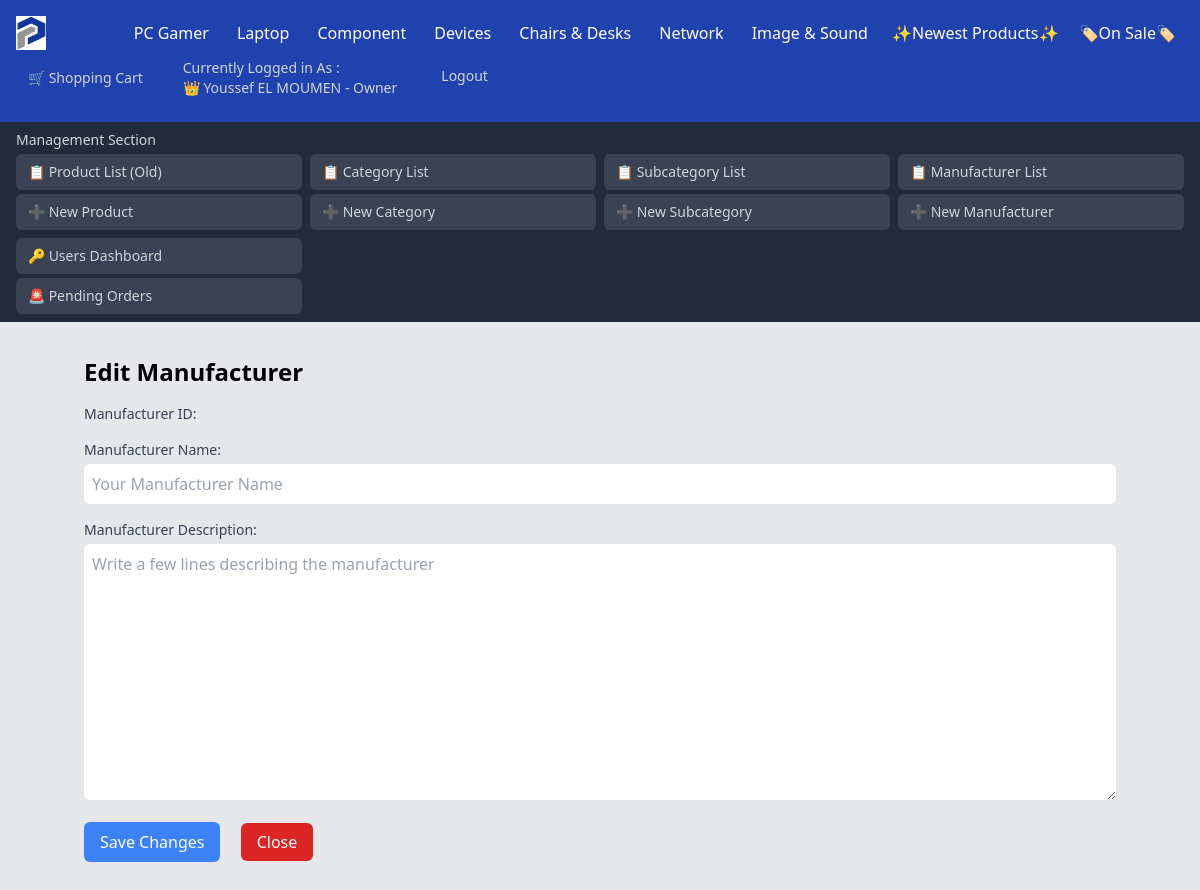
The page /Manufacturer/Manufacturers_Modify.php (signed in) on the database its author committed.
### tables this page shows
CREATE TABLE `categories` (
  `Category_ID` int NOT NULL AUTO_INCREMENT,
  `Category_Name` varchar(100) DEFAULT 'Unspecified',
  `Category_Desc` varchar(2000) DEFAULT NULL,
  PRIMARY KEY (`Category_ID`),
  UNIQUE KEY `UC_Category_Name` (`Category_Name`),
  UNIQUE KEY `Category_Name` (`Category_Name`)
);

CREATE TABLE `users` (
  `User_ID` int NOT NULL AUTO_INCREMENT,
  `User_Username` varchar(255) DEFAULT NULL,
  `User_FirstName` varchar(255) DEFAULT NULL,
  `User_LastName` varchar(255) DEFAULT NULL,
  `User_Phone` varchar(255) DEFAULT NULL,
  `User_Country` varchar(255) DEFAULT NULL,
  `User_Address` varchar(255) DEFAULT NULL,
  `User_Email` varchar(255) DEFAULT NULL,
  `User_Password` varchar(255) DEFAULT NULL,
  `User_RegisterationDate` timestamp NULL DEFAULT CURRENT_TIMESTAMP,
  `User_Role` enum('Owner','Admin','Client') NOT NULL DEFAULT 'Client',
  `Account_Status` varchar(255) DEFAULT 'Unlocked',
  PRIMARY KEY (`User_ID`),
  UNIQUE KEY `User_Username` (`User_Username`)
);

### Manufacturer/Manufacturers_Modify.php (the view, shortened to what this page needs)
<!DOCTYPE html>
<html lang="en">
<head>
    <?php
    include_once ("../DB_Connexion.php");
    $User_ID = $_SESSION['User_ID'];
    $query = "SELECT User_Role, User_Username , User_FirstName , User_LastName FROM Users WHERE User_ID = :User_ID";
    $pdostmt = $connexion->prepare($query);
    $pdostmt->execute([':User_ID' => $User_ID]);
    if ($User = $pdostmt->fetch(PDO::FETCH_ASSOC)) {
        $User_Role = $User['User_Role'];
        $User_FullName = $User['User_FirstName'] . ' ' . $User['User_LastName'];
    }
    $Categories = "SELECT Category_ID, Category_Name FROM Categories ORDER BY Category_ID ASC";
    $pdoCategories = $connexion->prepare($Categories);
    $pdoCategories->execute();
    $Categories = $pdoCategories->fetchAll(PDO::FETCH_ASSOC);
    ?>
</head>
<body class="bg-gray-200">
    <nav class="bg-blue-800 text-white">
        <div class="flex flex-wrap justify-between items-center p-4">
            <a href=".././"><img src="../Logo.png" alt="Logo" id="Logo"></a>
            <div class="flex grid-cols-4 gap-1">
                <?php foreach ($Categories as $Category): ?>
                    <?php if ($Category['Category_Name'] !== 'Unspecified'):
                        ?>
                        <div class="relative category">
                            <a href=".././?id=<?php echo $Category['Category_ID'] ?>&Type=Category&Name=<?php echo str_replace(' ', '', $Category['Category_Name']) ?>"
                                class="px-3 py-2 hover:bg-gray-700"><?php echo $Category['Category_Name']; ?></a>
                        </div>
                    <?php endif; ?>
                <?php endforeach; ?>
                <div><a href="./../?Status=New" class="px-2 py-2 hover:bg-yellow-700">✨Newest Products✨</a></div>
                <div><a href="./../?Status=Discount" class="px-2 py-2 hover:bg-yellow-700">🏷️On Sale🏷️</a></div>
            </div>
            <div class="flex space-x-4">
                <?php if (isset($_SESSION['User_ID'])):
                    if ($User_Role === 'Owner') {
                        $Emoji = '👑';
                    } elseif ($User_Role === 'Admin') {
                        $Emoji = '👨‍💼';
                    } else {
                        $Emoji = '💼';
                    }
                    ?>
                    <a href="../User/User_ShoppingCart.php"
                        class="flex items-center text-gray-300 hover:bg-green-700 px-3 py-2 rounded-md text-sm font-medium">
                        🛒 Shopping Cart
                    </a>
                    <a class="text-gray-300 hover:bg-blue-700 px-3 py-2 rounded-md text-sm font-medium"
                        href="User_Modify.php?id=<?php echo $User_ID; ?>&FullName=<?php echo urlencode($User_FullName); ?>">Currently
                        Logged in As : <br><span><?php echo $Emoji . ' ' . $User_FullName ?> -
                            <?php echo $User_Role ?></span></a>
                    <a href="../User/User_Logout.php"
                        class="text-gray-300 hover:bg-red-700 px-4 py-4 rounded-md text-sm font-medium">Logout</a>
                <?php endif; ?>
            </div>
        </div>
        <?php if (!empty($_SESSION['User_ID']) || !empty($_SESSION['User_Role'])): ?>
            <?php if ($User['User_Role'] !== 'Client') { ?>
                <div class="bg-gray-800 text-white py-2 px-4">
                    <h6 class="text-sm font-medium text-gray-300 mb-1">Management Section</h6>
                    <div class="grid grid-cols-2 md:grid-cols-4 gap-2">
                        <div class="space-y-1">
                            <a href="../Product/Products_List.php"
                                class="block bg-gray-700 hover:bg-blue-600 px-3 py-2 rounded-md text-sm font-medium text-gray-300 transition duration-300">📋
                                Product List (Old)</a>
                            <a href="../Product/Products_Add.php"
                                class="block bg-gray-700 hover:bg-blue-600 px-3 py-2 rounded-md text-sm font-medium text-gray-300 transition duration-300">➕
                                New Product</a>
                        </div>
                        <div class="space-y-1">
                            <a href="../Category/Categories_List.php"
                                class="block bg-gray-700 hover:bg-blue-600 px-3 py-2 rounded-md text-sm font-medium text-gray-300 transition duration-300">📋
                                Category List</a>
                            <a href="../Category/Categories_Add.php"
                                class="block bg-gray-700 hover:bg-blue-600 px-3 py-2 rounded-md text-sm font-medium text-gray-300 transition duration-300">➕
                                New Category</a>
                        </div>
                        <div class="space-y-1">
                            <a href="../Category/SubCategories/SubCategories_List.php"
                                class="block bg-gray-700 hover:bg-blue-600 px-3 py-2 rounded-md text-sm font-medium text-gray-300 transition duration-300">📋
                                Subcategory List</a>
                            <a href="Category/SubCategories/SubCategories_Add.php"
                                class="block bg-gray-700 hover:bg-blue-600 px-3 py-2 rounded-md text-sm font-medium text-gray-300 transition duration-300">➕
                                New Subcategory</a>
                        </div>
                        <div class="space-y-1">
                            <a href="../Manufacturer/Manufacturers_List.php"
                                class="block bg-gray-700 hover:bg-blue-600 px-3 py-2 rounded-md text-sm font-medium text-gray-300 transition duration-300">📋
                                Manufacturer List</a>
                            <a href="../Manufacturer/Manufacturers_Add.php"
                                class="block bg-gray-700 hover:bg-blue-600 px-3 py-2 rounded-md text-sm font-medium text-gray-300 transition duration-300">➕
                                New Manufacturer</a>
                        </div>
                        <div class="space-y-1">
                            <?php if ($User['User_Role'] === 'Owner') { ?>
                                <a href="../User/User_Management.php"
                                    class="block bg-gray-700 hover:bg-blue-600 px-3 py-2 rounded-md text-sm font-medium text-gray-300 transition duration-300">🔑
                                    Users Dashboard</a>
                            <?php } ?>
                            <a href="../User/User_GlobalOrders.php"
                                class="block bg-gray-700 hover:bg-blue-600 px-3 py-2 rounded-md text-sm font-medium text-gray-300 transition duration-300">🚨
                                Pending Orders <?php
                                $Order_Pending = "SELECT Order_ID FROM Orders WHERE  Order_Status NOT IN ('Cancelled By User', 'Cancelled by Management') ";
                                $pdostmt = $connexion->prepare($Order_Pending);
                                $pdostmt->execute();
                                $Order_Count = $pdostmt->rowCount();
                                ?> <span style="color : red"><?php if ($Order_Count > 0) {
                                     echo '(' . $Order_Count . ')';
                                 } ?></span></a>
                        </div>
                    </div>
                </div>
            <?php } ?>
        <?php endif; ?>
    </nav>
    <div class="container mx-auto p-6">
        <div class="content-wrapper">
            <h1 class="text-2xl font-bold mb-4">Edit Manufacturer</h1>
            <form action="" method="POST" enctype="multipart/form-data">
                <div class="mb-4">
                    <label for="Manufacturer_ID" class="block text-sm font-medium text-gray-700">Manufacturer
                        ID:</label>
                </div>
                <div class="mb-4">
                    <label for="Manufacturer_Name" class="block text-sm font-medium text-gray-700">Manufacturer
                        Name:</label>
                    <input type="text" name="Manufacturer_Name"
                        value="<?php echo $Manufacturer["Manufacturer_Name"]; ?>"
                        class="mt-1 p-2 w-full border-gray-300 rounded-md focus:outline-none focus:ring-indigo-500 focus:border-indigo-500"
                        placeholder="Your Manufacturer Name" required>
                </div>
                <div class="mb-4">
                    <label for="Manufacturer_Desc" class="block text-sm font-medium text-gray-700">Manufacturer
                        Description:</label>
                    <textarea name="Manufacturer_Desc" id="Manufacturer_Desc" cols="30" rows="10"
                        class="mt-1 p-2 w-full border-gray-300 rounded-md focus:outline-none focus:ring-indigo-500 focus:border-indigo-500"
                        placeholder="Write a few lines describing the manufacturer"><?php echo trim($Manufacturer["Manufacturer_Desc"]); ?></textarea>
                </div>
                <div class="mb-4">
                <button type="submit"
                                class="bg-blue-500 hover:bg-blue-600 text-white py-2 px-4 rounded-md inline-block">Save
                                Changes</button>
                    <a href="Manufacturers_List.php"
                        class="ml-4 px-4 py-2 bg-red-600 text-white rounded-md hover:bg-red-700">Close</a>
                </div>
            </form>
        </div>
    </div>
</body>
</html>

### Manufacturer/Manufacturers_Modify.php (style rules this page uses)
#Logo { width: 30px; height: 34px; }
nav { height: auto; position: fixed; width: 100%; z-index: 1000; margin-bottom: auto; opacity: 99%; }
body { background-color: #e4e8f3; }
.content-wrapper { padding-top: auto; }
.container { display: flex; flex-direction: column; min-height: 100vh; width: 90%; max-width: 1500px; justify-content: space-between; }
.content-wrapper { flex: 1; margin-top: 0; padding-top: 10px; overflow-y: auto; }

### rows shown on the page
categories: Category_Name "PC Gamer"
categories: Category_Name "Laptop"
categories: Category_Name "Component"
categories: Category_Name "Devices"
categories: Category_Name "Chairs & Desks"
categories: Category_Name "Network"
categories: Category_Name "Image & Sound"
users: User_Role "👑", User_FullName "Youssef EL MOUMEN", User_Role "Owner"
